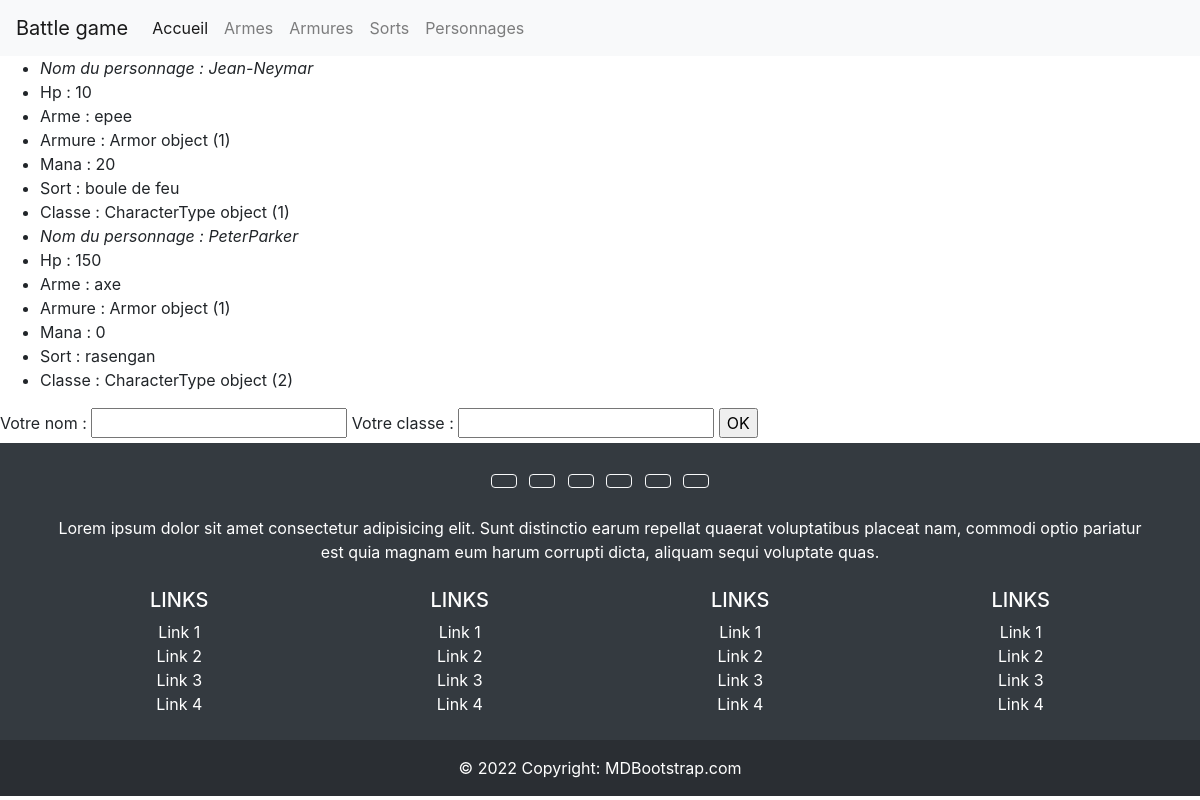
The app's page /index/ with its own data.
### game/models.py (models this page shows)
class Character(models.Model):
    hp = models.IntegerField(default=0)
    name = models.CharField(max_length=50)
    weapon = models.ForeignKey(Weapon, on_delete=models.CASCADE)
    armor = models.ForeignKey(Armor, on_delete=models.CASCADE)
    mana = models.IntegerField(default=0)
    spell = models.ForeignKey(Spell, on_delete=models.CASCADE)
    character_type = models.ForeignKey(CharacterType, on_delete=models.CASCADE)

class Weapon(models.Model):
    name = models.CharField(max_length=50)
    damage = models.IntegerField(default=0)
    icon = models.TextField()
    def __str__(self):
        return self.name

class Armor(models.Model):
    name = models.CharField(max_length=50)
    defense = models.IntegerField()
    icon = models.TextField()

class Spell(models.Model):
    name = models.CharField(max_length=50)
    mana = models.IntegerField(default=0)
    damage = models.IntegerField(default=0)

class CharacterType(models.Model):
    name = models.CharField(max_length=50)
    description = models.TextField()
    icon = models.TextField()

### game/views.py (the view)
# urls.py: path('index/', include('game.urls')),
def index(request):
    character = Character.objects.all()
    context = {'character': character}
    return render(request, 'game/index.html', context)

### game/templates/game/index.html (shortened to what this page needs)
{% include "layout/header.html" %}
<body>
    {% include "layout/navbar.html" %}
    {% if character %}
        <ul>
        {% for characters in character %}
            <li><i>Nom du personnage : {{ characters.name }}</i></li>
            <li>Hp : {{ characters.hp }}</li>
            <li>Arme : {{ characters.weapon }}</li>
            <li>Armure : {{ characters.armor }}</li>
            <li>Mana : {{ characters.mana }}</li>
            <li>Sort : {{ characters.spell.name }}</li>
            <li>Classe : {{ characters.character_type }}</li>
        {% endfor %}
        </ul>
    {% endif %}
    <form action="/your-name/" method="post">
        <label for="your_name">Votre nom : </label>
        <input id="your_name" type="text" name="your_name" value="{{ current_name }}">
        <label for="your_type">Votre classe : </label>
        <input id="your_type" type="text" name="your_type" value="{{ current_type }}">
        <input type="submit" value="OK">
    </form>
    {% include "layout/footer.html" %}
</body>

### game/templates/layout/header.html (shortened to what this page needs)
<!DOCTYPE html>
<html lang="en">
<head>
    <link rel="stylesheet" href="https://stackpath.bootstrapcdn.com/bootstrap/4.3.1/css/bootstrap.min.css">
</head>

### game/templates/layout/navbar.html (shortened to what this page needs)
<nav class="navbar navbar-expand-lg navbar-light bg-light">
    <a class="navbar-brand" href="#">Battle game</a>
    <div class="collapse navbar-collapse" id="navbarNav">
        <ul class="navbar-nav">
            <li class="nav-item active">
                <a class="nav-link" href="#">Accueil</a>
            </li>
            <li class="nav-item">
                <a class="nav-link" href="#">Armes</a>
            </li>
            <li class="nav-item">
                <a class="nav-link" href="#">Armures</a>
            </li>
            <li class="nav-item">
                <a class="nav-link" href="#">Sorts</a>
            </li>
            <li class="nav-item">
                <a class="nav-link" href="#">Personnages</a>
            </li>
        </ul>
    </div>
</nav>

### game/templates/layout/footer.html (shortened to what this page needs)
<footer class="bg-dark text-center text-white">
    <div class="container p-4">
      <section class="mb-4">
        <a class="btn btn-outline-light btn-floating m-1" href="#!" role="button"
          ></a>
        <a class="btn btn-outline-light btn-floating m-1" href="#!" role="button"
          ></a>
        <a class="btn btn-outline-light btn-floating m-1" href="#!" role="button"
          ></a>
        <a class="btn btn-outline-light btn-floating m-1" href="#!" role="button"
          ></a>
        <a class="btn btn-outline-light btn-floating m-1" href="#!" role="button"
          ></a>
        <a class="btn btn-outline-light btn-floating m-1" href="#!" role="button"
          ></a>
      </section>
      <section class="mb-4">
        <p>
          Lorem ipsum dolor sit amet consectetur adipisicing elit. Sunt distinctio earum
          repellat quaerat voluptatibus placeat nam, commodi optio pariatur est quia magnam
          eum harum corrupti dicta, aliquam sequi voluptate quas.
        </p>
      </section>
      <section class="">
        <div class="row">
          <div class="col-lg-3 col-md-6 mb-4 mb-md-0">
            <h5 class="text-uppercase">Links</h5>
            <ul class="list-unstyled mb-0">
              <li>
                <a href="#!" class="text-white">Link 1</a>
              </li>
              <li>
                <a href="#!" class="text-white">Link 2</a>
              </li>
              <li>
                <a href="#!" class="text-white">Link 3</a>
              </li>
              <li>
                <a href="#!" class="text-white">Link 4</a>
              </li>
            </ul>
          </div>
          <div class="col-lg-3 col-md-6 mb-4 mb-md-0">
            <h5 class="text-uppercase">Links</h5>
            <ul class="list-unstyled mb-0">
              <li>
                <a href="#!" class="text-white">Link 1</a>
              </li>
              <li>
                <a href="#!" class="text-white">Link 2</a>
              </li>
              <li>
                <a href="#!" class="text-white">Link 3</a>
              </li>
              <li>
                <a href="#!" class="text-white">Link 4</a>
              </li>
            </ul>
          </div>
          <div class="col-lg-3 col-md-6 mb-4 mb-md-0">
            <h5 class="text-uppercase">Links</h5>
            <ul class="list-unstyled mb-0">
              <li>
                <a href="#!" class="text-white">Link 1</a>
              </li>
              <li>
                <a href="#!" class="text-white">Link 2</a>
              </li>
              <li>
                <a href="#!" class="text-white">Link 3</a>
              </li>
              <li>
                <a href="#!" class="text-white">Link 4</a>
              </li>
            </ul>
          </div>
          <div class="col-lg-3 col-md-6 mb-4 mb-md-0">
            <h5 class="text-uppercase">Links</h5>
            <ul class="list-unstyled mb-0">
              <li>
                <a href="#!" class="text-white">Link 1</a>
              </li>
              <li>
                <a href="#!" class="text-white">Link 2</a>
              </li>
              <li>
                <a href="#!" class="text-white">Link 3</a>
              </li>
              <li>
                <a href="#!" class="text-white">Link 4</a>
              </li>
            </ul>
          </div>
        </div>
      </section>
    </div>
    <div class="text-center p-3" style="background-color: rgba(0, 0, 0, 0.2);">
      © 2022 Copyright:
      <a class="text-white" href="https://mdbootstrap.com/">MDBootstrap.com</a>
    </div>
  </footer>

### records on screen
Character: name "Jean-Neymar", hp "10", weapon "epee", armor "Armor object (1)", mana "20", spell.name "boule de feu", character_type "CharacterType object (1)"
Character: name "PeterParker", hp "150", weapon "axe", armor "Armor object (1)", mana "0", spell.name "rasengan", character_type "CharacterType object (2)"
